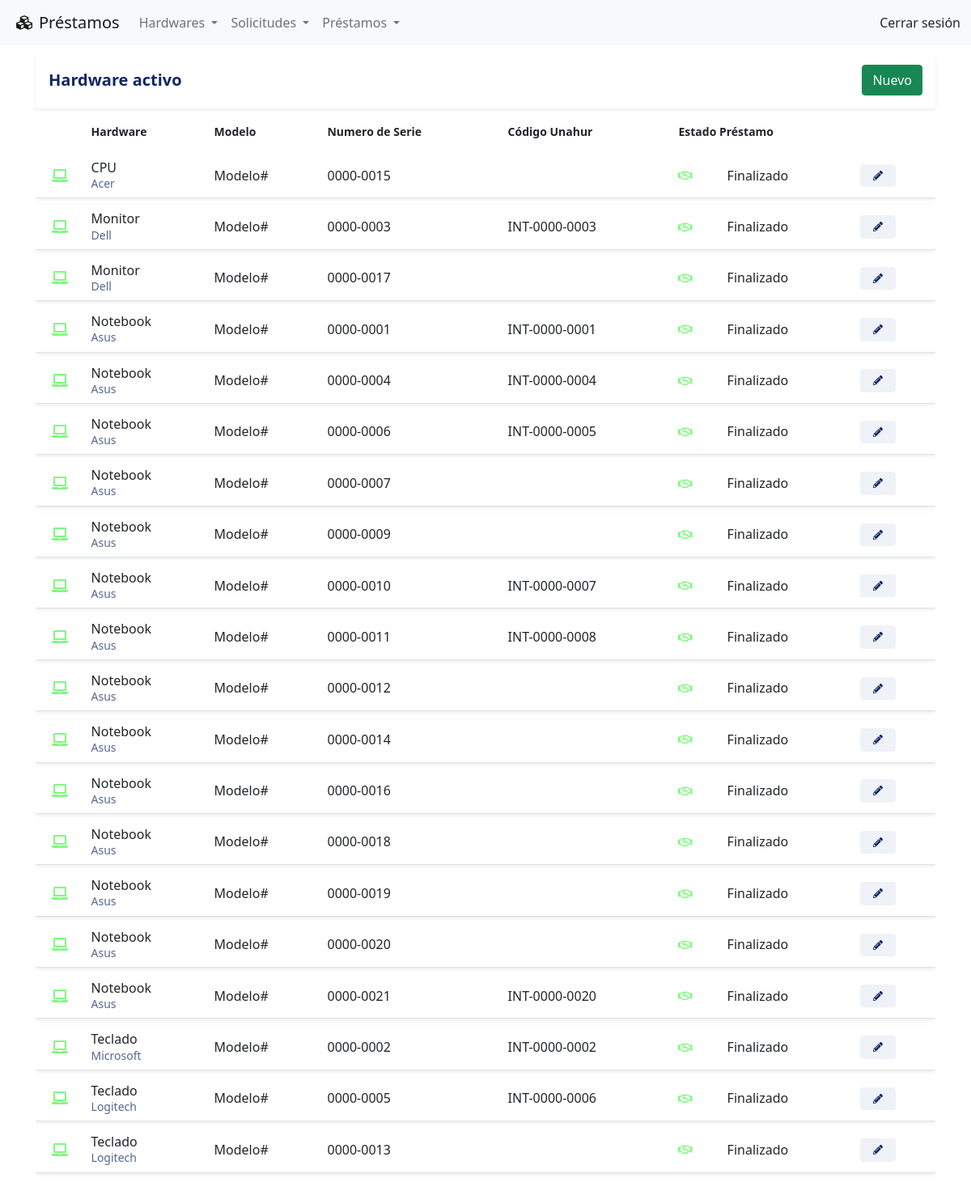
The app's page /hardware/activo with its own data.
### tables this page shows
CREATE TABLE IF NOT EXISTS hardwares
(
    id_hardware INT AUTO_INCREMENT PRIMARY KEY NOT NULL,
    id_tipo_hardware INT NOT NULL,
    id_marca INT NOT NULL,
    descripcion_hardware VARCHAR(1024),
    modelo VARCHAR(40) NOT NULL,
    numero_serie VARCHAR(40) NOT NULL UNIQUE,
    codigo_interno VARCHAR(40),
    id_estado_hardware INT NOT NULL,
    id_estado_prestamo INT NOT NULL,
    created_at TIMESTAMP DEFAULT CURRENT_TIMESTAMP,
    updated_at DATETIME DEFAULT CURRENT_TIMESTAMP ON UPDATE CURRENT_TIMESTAMP,
    FOREIGN KEY (id_tipo_hardware) REFERENCES tipos_hardware (id_tipo_hardware),
    FOREIGN KEY (id_marca) REFERENCES marcas (id_marca)
);

CREATE TABLE IF NOT EXISTS tipos_hardware
(
    id_tipo_hardware INT AUTO_INCREMENT PRIMARY KEY NOT NULL,
    tipo_hardware VARCHAR(40) NOT NULL UNIQUE,
    created_at TIMESTAMP DEFAULT CURRENT_TIMESTAMP,
    updated_at DATETIME DEFAULT CURRENT_TIMESTAMP ON UPDATE CURRENT_TIMESTAMP
);

CREATE TABLE IF NOT EXISTS marcas
(
    id_marca INT AUTO_INCREMENT PRIMARY KEY NOT NULL,
    marca VARCHAR(40) NOT NULL UNIQUE,
    created_at TIMESTAMP DEFAULT CURRENT_TIMESTAMP,
    updated_at DATETIME DEFAULT CURRENT_TIMESTAMP ON UPDATE CURRENT_TIMESTAMP
);

CREATE TABLE IF NOT EXISTS estados_prestamo
( 
    id_estado_prestamo INT AUTO_INCREMENT PRIMARY KEY NOT NULL, 
    estado_prestamo VARCHAR(40) NOT NULL UNIQUE,
    color_estado_prestamo VARCHAR(40) NOT NULL, 
    created_at TIMESTAMP DEFAULT CURRENT_TIMESTAMP,
    updated_at DATETIME DEFAULT CURRENT_TIMESTAMP ON UPDATE CURRENT_TIMESTAMP
);

### index.php (called while the page is built, shortened)
<?php
    require_once "config/database.php";
    include_once "views/layouts/header.php";
    include_once "views/layouts/navbar.php";
    include_once "views/layouts/main.php";
    include_once "views/layouts/footer.php";
?>

### controllers/hardwareController.php (called while the page is built, shortened)
<?php
require_once 'models/hardwareModel.php';
class HardwareController{
    public function activo() {
        $hardware = new HardwareModel();
        $hardwares = $hardware->getAll();
        $hardware->setEncabezado('activo');
        $estado = 1;
        require_once 'views/hardware/listado.php';
    }
}

### config/database.php (called while the page is built)
<?php
class Database {
    public static function connect(){
        $db = new mysqli('localhost', 'root', '', 'prestamos');
        $db->query ("SET NAMES 'utf-8'");
        return $db;
    }
}

### models/hardwareModel.php (called while the page is built, shortened)
<?php
class HardwareModel{
    private $db;
    private $encabezado;
    public function __construct() {
        $this->db = Database::connect();
    }
    public function getEncabezado() {
        return $this->encabezado;
    }
    public function setEncabezado($encabezado) {
        $this->encabezado = $encabezado;
    }
    public function getAll() {
        $query = "SELECT
                        hardwares.id_hardware,
                        tipos_hardware.tipo_hardware,
                        marcas.marca,
                        hardwares.modelo,
                        hardwares.numero_serie,
                        hardwares.codigo_interno,
                        hardwares.id_estado_hardware,
                        estados_hardware.estado_hardware,
                        hardwares.id_estado_prestamo,
                        estados_prestamo.estado_prestamo,
                        hardwares.descripcion_hardware,
                        hardwares.created_at AS created_at_hardware
                    FROM
                        hardwares
                    INNER JOIN
                        tipos_hardware ON hardwares.id_tipo_hardware = tipos_hardware.id_tipo_hardware
                    INNER JOIN
                        marcas ON hardwares.id_marca = marcas.id_marca
                    INNER JOIN
                        estados_hardware ON hardwares.id_estado_hardware = estados_hardware.id_estado_hardware
                    INNER JOIN
                        estados_prestamo ON hardwares.id_estado_prestamo = estados_prestamo.id_estado_prestamo
                    ORDER BY tipos_hardware.tipo_hardware, hardwares.numero_serie;";
        $hardwares = $this->db->query($query);
        return $hardwares;
    }
}

### views/hardware/listado.php (the view, shortened to what this page needs)
<div class="row">
    <div class="col align-middle">
        <div class="card d-inline-block border-0 shadow-sm shadow-hover w-100">
            <div class="card-body d-flex justify-content-between align-items-center">
                <h5 class="mb-0"> Hardware <?= $hardware->getEncabezado()?></h5>
                <a href="<?= URL ?>hardware/nuevo"class="btn btn-success text-light">Nuevo</a>
			</div>
        </div>
    </div>
</div>
<div class="row">
    <div class="col">
        <div class="table-responsive">
            <table class="table table-hover">
                <thead class="thead-light">
                    <tr>
                        <th scope="col"><small class="font-weight-bold"><small></th>
                        <th scope="col"><small class="font-weight-bold">Hardware<small></th>
                        <th scope="col"><small class="font-weight-bold">Modelo<small></th>
                        <th scope="col"><small class="font-weight-bold">Numero de Serie<small></th>
                        <th scope="col"><small class="font-weight-bold">Código Unahur<small></th>
                        <th scope="col" colspan=2><small class="font-weight-bold">Estado Préstamo<small></th>
                        <th scope="col"><small class="font-weight-bold"><small></th>
                    </tr>
                </thead>
                <tbody>
                    <?php while($dato = $hardwares->fetch_object()): ?>
                    <?php  $estadoHardware = $dato->id_estado_hardware;
                        if($estadoHardware == $estado) {
                    ?>
                        <tr class="shadow-sm">
                            <td class="align-middle text-center">
                                <i class="fas fa-laptop"
                                        <?php
                                            switch ($estado) {
                                                case 1:
                                                    echo  'style="color:rgba(0, 244, 0, 0.5)"';
                                                break;
                                        }
                                    ?>
                                > </i>
                            </td>
                            <td><span class="d-block"><?= $dato->tipo_hardware; ?></span><small class="text-muted"><?= $dato->marca; ?></small>
                            </td>
                            <td class="align-middle"><span><?= $dato->modelo; ?></span></td>
                            <td class="align-middle"><span><?= $dato->numero_serie; ?></span></td>
                            <td class="align-middle"><span><?= $dato->codigo_interno; ?></span></td>
                            <td class="align-middle">
                                <span>
                                    <i class="far fa-handshake fa-sm"
                                                <?php
                                                    switch ($dato->id_estado_prestamo) {
                                                        case 3:
                                                            echo 'style="color:rgba(0, 244, 0, 0.5)"';
                                                        break;
                                                }
                                            ?>
                                        > </i>
                                </span>
                            </td>
                            <td class="align-middle">
                                <?= $dato->estado_prestamo; ?>
                            </td>
                            <td class="align-middle">
                                <a href = "<?= URL ?>hardware/editar&id=<?=$dato->id_hardware?>">
                                    <span class="badge badge-secondary"><i class="fas fa-pencil-alt"></i></span>
                                </a>
                            </td>
                        </tr>
                    <?php } endwhile; ?>
                </tbody>
            </table>
        </div>
    </div>
</div>

### views/layouts/header.php (shortened to what this page needs)
<!DOCTYPE html>
<html lang="es">
<head>
    <link rel="stylesheet" href="<?php echo URL ?>public/css/bootstrap.min.css" />
    <link rel="stylesheet" href="<?php echo URL ?>public/css/all.min.css" />
    <link rel="stylesheet" href="<?php echo URL ?>public/css/style.css" />
</head>
<body>

### views/layouts/navbar.php (shortened to what this page needs)
<nav class="navbar navbar-expand-lg navbar-light bg-light">
    <div class="container-fluid">
        <a class="navbar-brand" href="<?php echo URL ?>"><i class="fas fa-cubes mx-2"></i>Préstamos</a>
        <div class="collapse navbar-collapse" id="navbarSupportedContent">
        <ul class="navbar-nav me-auto mb-2 mb-lg-0">
            <li class="nav-item dropdown">
                <a class="nav-link dropdown-toggle" href="#" id="navbarDropdown" role="button" data-bs-toggle="dropdown" aria-expanded="false">
                    Hardwares
                </a>
            </li>
            <li class="nav-item dropdown">
                <a class="nav-link dropdown-toggle" href="#" id="navbarDropdown" role="button" data-bs-toggle="dropdown" aria-expanded="false">
                    Solicitudes
                </a>
            </li>
            <li class="nav-item dropdown">
                <a class="nav-link dropdown-toggle" href="#" id="navbarDropdown" role="button" data-bs-toggle="dropdown" aria-expanded="false">
                    Préstamos
                </a>
            </li>
        </ul>
            <span class="d-flex ">
                <a class="btn p-0" type="submit">Cerrar sesión</a>
            </span>
        </div>
    </div>
</nav>

### views/layouts/main.php (shortened to what this page needs)
<div class="container-fluid">
  <div class="row justify-content-center m-1 p-1">
  <?php
    if(isset($_GET['controller'])){
      $nombre_controlador = $_GET['controller'].'Controller';
    }elseif(!isset($_GET['controller']) && !isset($_GET['action'])){
      $nombre_controlador = CONTROLLER_DEFAULT;
    }else{
      show_error();
      exit();
    }
    if(class_exists($nombre_controlador)){
      $controlador = new $nombre_controlador();
      if(isset($_GET['action']) && method_exists($controlador, $_GET['action'])){
        $action = $_GET['action'];
        $controlador->$action();
      }elseif(!isset($_GET['controller']) && !isset($_GET['action'])){
        $action_default = ACTION_DEFAULT;
        $controlador->$action_default();
      }else{
        show_error();
      }
    }else{
      show_error();
    }
    ?>
  </div>
</div>

### views/layouts/footer.php (shortened to what this page needs)
</body>
</html>

### public/css/style.css (style rules this page uses)
:root { --primary: #122562; --light: #ffffff; --light-blue: #F5F6FA; --grey: #eff2f7; }
h1, h2, h3, h4, h5, h6 { color: var(--primary); font-weight: 700; }
.text-muted { color: var(--primary) !important; opacity: .7; }
.shadow-sm { box-shadow: 0 0 1.25rem rgba(11,37,75,.05); }
.shadow-hover { transition: 1s ease-in-out; }
.badge { padding: .5rem 1rem; }
.badge-secondary { background-color: var(--grey); color: var(--primary); }
table { border-collapse: separate; border-spacing: 0 .5rem; }
table thead th { border: 0 !important; }
table tbody tr { background-color: var(--light); }
table tbody td { border-top: 0 !important; line-height: 1.2; }
html { position: relative; min-height: 100%; }
body { margin-bottom: 60px; }

### records on screen
hardwares: id_tipo_hardware.tipo_hardware "CPU", id_marca.marca "Acer", modelo "Modelo#", numero_serie "0000-0015", id_estado_prestamo.estado_prestamo "Finalizado"
hardwares: id_tipo_hardware.tipo_hardware "Monitor", id_marca.marca "Dell", modelo "Modelo#", numero_serie "0000-0003", codigo_interno "INT-0000-0003", id_estado_prestamo.estado_prestamo "Finalizado"
hardwares: id_tipo_hardware.tipo_hardware "Monitor", id_marca.marca "Dell", modelo "Modelo#", numero_serie "0000-0017", id_estado_prestamo.estado_prestamo "Finalizado"
hardwares: id_tipo_hardware.tipo_hardware "Notebook", id_marca.marca "Asus", modelo "Modelo#", numero_serie "0000-0001", codigo_interno "INT-0000-0001", id_estado_prestamo.estado_prestamo "Finalizado"
hardwares: id_tipo_hardware.tipo_hardware "Notebook", id_marca.marca "Asus", modelo "Modelo#", numero_serie "0000-0004", codigo_interno "INT-0000-0004", id_estado_prestamo.estado_prestamo "Finalizado"
hardwares: id_tipo_hardware.tipo_hardware "Notebook", id_marca.marca "Asus", modelo "Modelo#", numero_serie "0000-0006", codigo_interno "INT-0000-0005", id_estado_prestamo.estado_prestamo "Finalizado"
hardwares: id_tipo_hardware.tipo_hardware "Notebook", id_marca.marca "Asus", modelo "Modelo#", numero_serie "0000-0007", id_estado_prestamo.estado_prestamo "Finalizado"
hardwares: id_tipo_hardware.tipo_hardware "Notebook", id_marca.marca "Asus", modelo "Modelo#", numero_serie "0000-0009", id_estado_prestamo.estado_prestamo "Finalizado"
hardwares: id_tipo_hardware.tipo_hardware "Notebook", id_marca.marca "Asus", modelo "Modelo#", numero_serie "0000-0010", codigo_interno "INT-0000-0007", id_estado_prestamo.estado_prestamo "Finalizado"
hardwares: id_tipo_hardware.tipo_hardware "Notebook", id_marca.marca "Asus", modelo "Modelo#", numero_serie "0000-0011", codigo_interno "INT-0000-0008", id_estado_prestamo.estado_prestamo "Finalizado"
hardwares: id_tipo_hardware.tipo_hardware "Notebook", id_marca.marca "Asus", modelo "Modelo#", numero_serie "0000-0012", id_estado_prestamo.estado_prestamo "Finalizado"
hardwares: id_tipo_hardware.tipo_hardware "Notebook", id_marca.marca "Asus", modelo "Modelo#", numero_serie "0000-0014", id_estado_prestamo.estado_prestamo "Finalizado"
hardwares: id_tipo_hardware.tipo_hardware "Notebook", id_marca.marca "Asus", modelo "Modelo#", numero_serie "0000-0016", id_estado_prestamo.estado_prestamo "Finalizado"
hardwares: id_tipo_hardware.tipo_hardware "Notebook", id_marca.marca "Asus", modelo "Modelo#", numero_serie "0000-0018", id_estado_prestamo.estado_prestamo "Finalizado"
hardwares: id_tipo_hardware.tipo_hardware "Notebook", id_marca.marca "Asus", modelo "Modelo#", numero_serie "0000-0019", id_estado_prestamo.estado_prestamo "Finalizado"
hardwares: id_tipo_hardware.tipo_hardware "Notebook", id_marca.marca "Asus", modelo "Modelo#", numero_serie "0000-0020", id_estado_prestamo.estado_prestamo "Finalizado"
hardwares: id_tipo_hardware.tipo_hardware "Notebook", id_marca.marca "Asus", modelo "Modelo#", numero_serie "0000-0021", codigo_interno "INT-0000-0020", id_estado_prestamo.estado_prestamo "Finalizado"
hardwares: id_tipo_hardware.tipo_hardware "Teclado", id_marca.marca "Microsoft", modelo "Modelo#", numero_serie "0000-0002", codigo_interno "INT-0000-0002", id_estado_prestamo.estado_prestamo "Finalizado"
hardwares: id_tipo_hardware.tipo_hardware "Teclado", id_marca.marca "Logitech", modelo "Modelo#", numero_serie "0000-0005", codigo_interno "INT-0000-0006", id_estado_prestamo.estado_prestamo "Finalizado"
hardwares: id_tipo_hardware.tipo_hardware "Teclado", id_marca.marca "Logitech", modelo "Modelo#", numero_serie "0000-0013", id_estado_prestamo.estado_prestamo "Finalizado"

### other values on screen
$hardware->getEncabezado() "activo"
